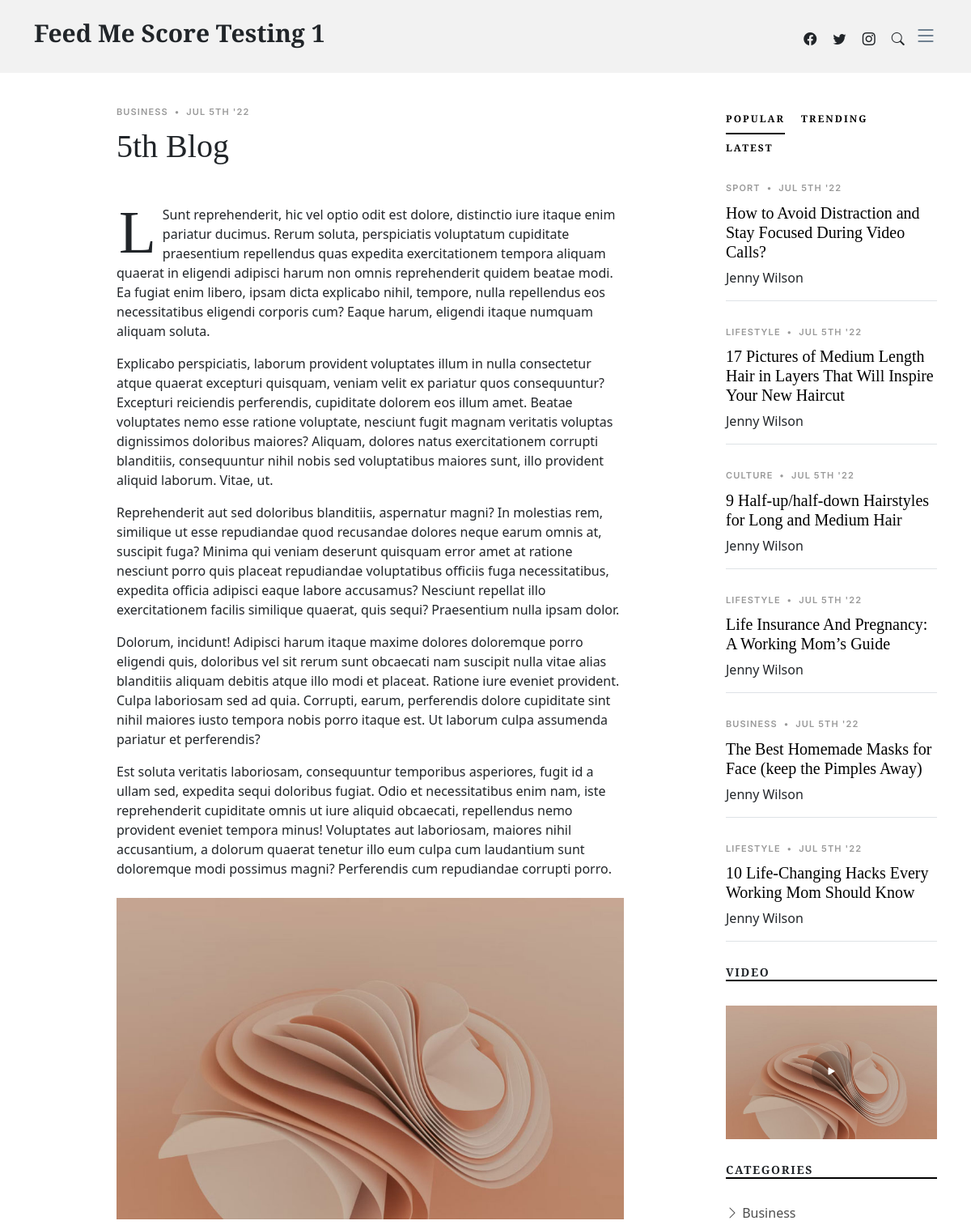
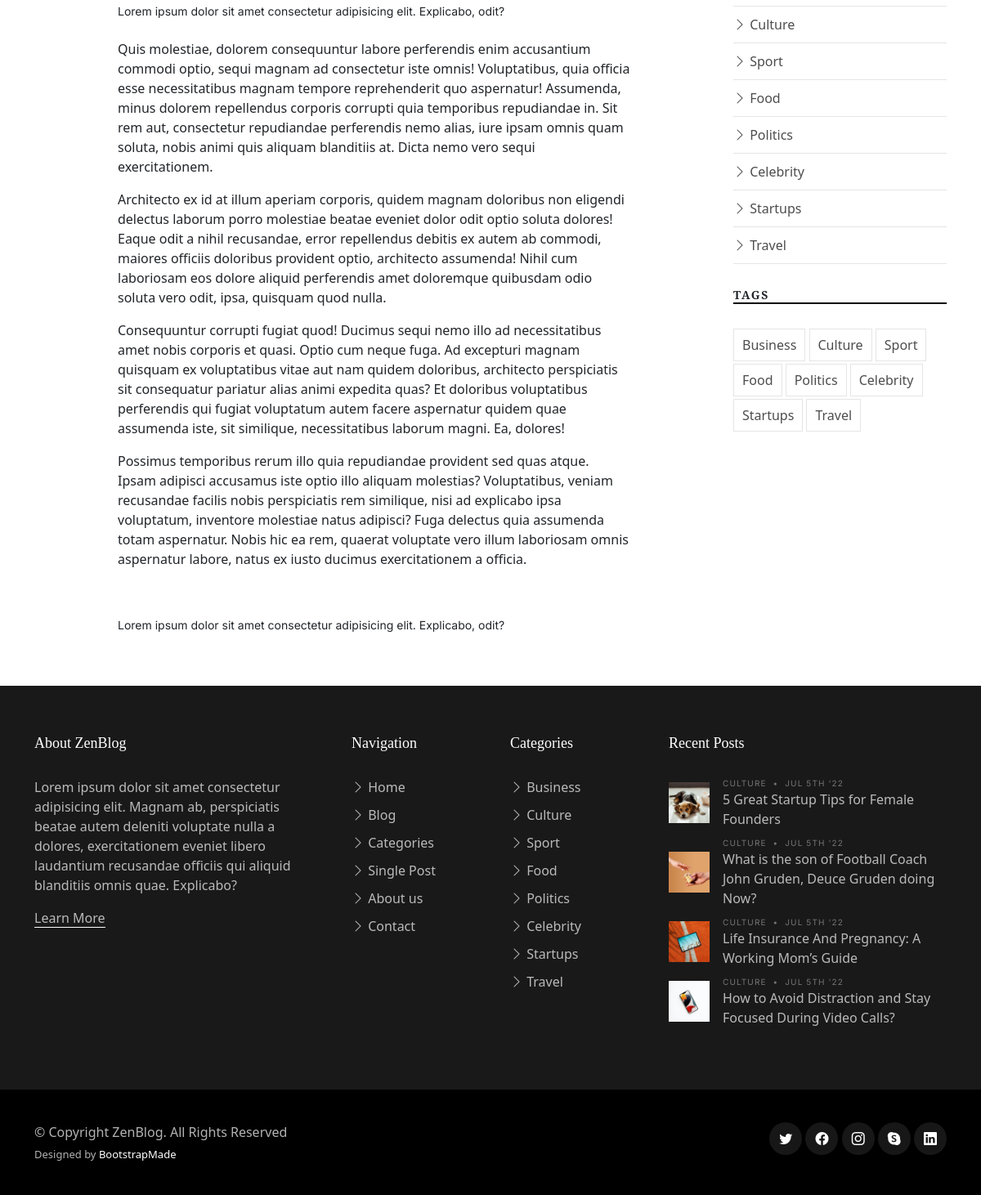
The page /fifth-blog/ on the database its author committed (2 pictures, top to bottom).
### blog/models.py (models this page shows)
class posts(models.Model):
    title = models.CharField(max_length=200, unique=True)
    slug = models.SlugField(max_length=200, unique=True)
    author = models.ForeignKey(User, on_delete=models.CASCADE)
    updated_on = models.DateTimeField(auto_now=True)
    created_on = models.DateTimeField()
    content = RichTextField()
    metades = models.CharField(max_length=300, default="new post")
    status = models.IntegerField(choices=STATUS, default=0)
    image_url = models.URLField(blank=True, null=True)

### blog/views.py (the view)
# urls.py: path('<slug:slug>/', views.postdetail.as_view(), name='post_detail'),
class postdetail(generic.DetailView):
    model = posts
    template_name = "single-post.html"

### blog/templates/single-post.html (shortened to what this page needs)
{% extends 'head.html' %}
{% block metatags %}
<head>
{% endblock %}
{% block content %}
</head>
<body>
  <main id="main">
    <section class="single-post-content">
      <div class="container">
        <div class="row">
          <div class="col-md-9 post-content" data-aos="fade-up">
            <div class="single-post">
              <div class="post-meta"><span class="date">Business</span> <span class="mx-1">&bullet;</span> <span>Jul 5th '22</span></div>
              <h1 class="mb-5">{% block title %} {{ object.title }} {% endblock title %}</h1>
              <p><span class="firstcharacter">L</span>{{ object.content | safe }}</p>
              <figure class="my-4">
                <figcaption>Lorem ipsum dolor sit amet consectetur adipisicing elit. Explicabo, odit? </figcaption>
              </figure>
            </div>
          </div>
          <div class="col-md-3">
            <div class="aside-block">
              <ul class="nav nav-pills custom-tab-nav mb-4" id="pills-tab" role="tablist">
                <li class="nav-item" role="presentation">
                  <button class="nav-link active" id="pills-popular-tab" data-bs-toggle="pill" data-bs-target="#pills-popular" type="button" role="tab" aria-controls="pills-popular" aria-selected="true">Popular</button>
                </li>
                <li class="nav-item" role="presentation">
                  <button class="nav-link" id="pills-trending-tab" data-bs-toggle="pill" data-bs-target="#pills-trending" type="button" role="tab" aria-controls="pills-trending" aria-selected="false">Trending</button>
                </li>
                <li class="nav-item" role="presentation">
                  <button class="nav-link" id="pills-latest-tab" data-bs-toggle="pill" data-bs-target="#pills-latest" type="button" role="tab" aria-controls="pills-latest" aria-selected="false">Latest</button>
                </li>
              </ul>
              <div class="tab-content" id="pills-tabContent">
                <div class="tab-pane fade show active" id="pills-popular" role="tabpanel" aria-labelledby="pills-popular-tab">
                  <div class="post-entry-1 border-bottom">
                    <div class="post-meta"><span class="date">Sport</span> <span class="mx-1">&bullet;</span> <span>Jul 5th '22</span></div>
                    <h2 class="mb-2"><a href="#">How to Avoid Distraction and Stay Focused During Video Calls?</a></h2>
                    <span class="author mb-3 d-block">Jenny Wilson</span>
                  </div>
                  <div class="post-entry-1 border-bottom">
                    <div class="post-meta"><span class="date">Lifestyle</span> <span class="mx-1">&bullet;</span> <span>Jul 5th '22</span></div>
                    <h2 class="mb-2"><a href="#">17 Pictures of Medium Length Hair in Layers That Will Inspire Your New Haircut</a></h2>
                    <span class="author mb-3 d-block">Jenny Wilson</span>
                  </div>
                  <div class="post-entry-1 border-bottom">
                    <div class="post-meta"><span class="date">Culture</span> <span class="mx-1">&bullet;</span> <span>Jul 5th '22</span></div>
                    <h2 class="mb-2"><a href="#">9 Half-up/half-down Hairstyles for Long and Medium Hair</a></h2>
                    <span class="author mb-3 d-block">Jenny Wilson</span>
                  </div>
                  <div class="post-entry-1 border-bottom">
                    <div class="post-meta"><span class="date">Lifestyle</span> <span class="mx-1">&bullet;</span> <span>Jul 5th '22</span></div>
                    <h2 class="mb-2"><a href="#">Life Insurance And Pregnancy: A Working Mom’s Guide</a></h2>
                    <span class="author mb-3 d-block">Jenny Wilson</span>
                  </div>
                  <div class="post-entry-1 border-bottom">
                    <div class="post-meta"><span class="date">Business</span> <span class="mx-1">&bullet;</span> <span>Jul 5th '22</span></div>
                    <h2 class="mb-2"><a href="#">The Best Homemade Masks for Face (keep the Pimples Away)</a></h2>
                    <span class="author mb-3 d-block">Jenny Wilson</span>
                  </div>
                  <div class="post-entry-1 border-bottom">
                    <div class="post-meta"><span class="date">Lifestyle</span> <span class="mx-1">&bullet;</span> <span>Jul 5th '22</span></div>
                    <h2 class="mb-2"><a href="#">10 Life-Changing Hacks Every Working Mom Should Know</a></h2>
                    <span class="author mb-3 d-block">Jenny Wilson</span>
                  </div>
                </div>
              </div>
            </div>
            <div class="aside-block">
              <h3 class="aside-title">Video</h3>
              <div class="video-post">
                <a href="https://www.youtube.com/watch?v=AiFfDjmd0jU" class="glightbox link-video">
                  <span class="bi-play-fill"></span>
                  <img src="assets/img/post-landscape-5.jpg" alt="" class="img-fluid">
                </a>
              </div>
            </div>
            <div class="aside-block">
              <h3 class="aside-title">Categories</h3>
              <ul class="aside-links list-unstyled">
                <li><a href="category.html"><i class="bi bi-chevron-right"></i> Business</a></li>
                <li><a href="category.html"><i class="bi bi-chevron-right"></i> Culture</a></li>
                <li><a href="category.html"><i class="bi bi-chevron-right"></i> Sport</a></li>
                <li><a href="category.html"><i class="bi bi-chevron-right"></i> Food</a></li>
                <li><a href="category.html"><i class="bi bi-chevron-right"></i> Politics</a></li>
                <li><a href="category.html"><i class="bi bi-chevron-right"></i> Celebrity</a></li>
                <li><a href="category.html"><i class="bi bi-chevron-right"></i> Startups</a></li>
                <li><a href="category.html"><i class="bi bi-chevron-right"></i> Travel</a></li>
              </ul>
            </div>
            <div class="aside-block">
              <h3 class="aside-title">Tags</h3>
              <ul class="aside-tags list-unstyled">
                <li><a href="category.html">Business</a></li>
                <li><a href="category.html">Culture</a></li>
                <li><a href="category.html">Sport</a></li>
                <li><a href="category.html">Food</a></li>
                <li><a href="category.html">Politics</a></li>
                <li><a href="category.html">Celebrity</a></li>
                <li><a href="category.html">Startups</a></li>
                <li><a href="category.html">Travel</a></li>
              </ul>
            </div>
          </div>
        </div>
      </div>
    </section>
  </main>
</body>
{% endblock content %}

### static/assets/css/variables.css (style rules this page uses)
:root { --font-default: 'EB Garamond', system-ui, -apple-system, "Segoe UI", Roboto, "Helvetica Neue", Arial, "Noto Sans", "Liberation Sans", sans-serif, "Apple Color Emoji", "Segoe UI Emoji", "Segoe UI Symbol", "Noto Color Emoji"; --font-primary: 'EB Garamond', serif; --font-secondary: 'Inter', sans-serif; --color-default: #212529; --color-default-rgb: 33, 37, 41; --color-links: #212529; --color-links-hover: #15171a; --color-primary: #212529; --color-primary-light: #26282c; --color-primary-dark: #0b0c0e; --color-primary-rgb: 33, 37, 41; --color-primary-light-rgb: 38, 40, 44; --color-primary-dark-rgb: 11, 12, 14; --color-secondary: #596d80; --color-secondary-light: #8498aa; --color-secondary-dark: #404f5c; --color-secondary-rgb: 89, 109, 128; --color-secondary-light-rgb: 132, 152, 170; --color-secondary-dark-rgb: 64, 79, 92; --color-blue: #0d6efd; --color-blue-rgb: 13, 110, 253; --color-indigo: #6610f2; --color-indigo-rgb: 102, 16, 242; --color-purple: #6f42c1; --color-purple-rgb: 111, 66, 193; --color-pink: #f3268c; --color-pink-rgb: 243, 38, 140; --color-red: #df1529; --color-red-rgb: 223, 21, 4; --color-orange: #fd7e14; --color-orange-rgb: 253, 126, 20; --color-yellow: #ffc107; --color-yellow-rgb: 255, 193, 7; --color-green: #059652; --color-green-rgb: 5, 150, 82; --color-teal: #20c997; --color-teal-rgb: 32, 201, 151; --color-cyan: #0dcaf0; --color-cyan-rgb: 13, 202, 240; --color-white: #ffffff; --color-white-rgb: 255, 255, 255; --color-gray: #6c757d; --color-gray-rgb: 108, 117, 125; --color-black: #000000; --color-black-rgb: 0, 0, 0; }
:root { --bs-blue: var(--color-blue); --bs-indigo: var(--color-indigo); --bs-purple: var(--color-purple); --bs-pink: var(--color-pink); --bs-red: var(--color-red); --bs-orange: var(--color-orange); --bs-yellow: var(--color-yellow); --bs-green: var(--color-green); --bs-teal: var(--color-teal); --bs-cyan: var(--color-cyan); --bs-white: var(--color-white); --bs-gray: var(--color-gray); --bs-gray-dark: #343a40; --bs-gray-100: #f8f9fa; --bs-gray-200: #e9ecef; --bs-gray-300: #dee2e6; --bs-gray-400: #ced4da; --bs-gray-500: #adb5bd; --bs-gray-600: #6c757d; --bs-gray-700: #495057; --bs-gray-800: #343a40; --bs-gray-900: #212529; --bs-primary: var(--color-blue); --bs-secondary: var(--color-blue); --bs-success: #198754; --bs-info: #0dcaf0; --bs-warning: #ffc107; --bs-danger: #dc3545; --bs-light: #f8f9fa; --bs-dark: #212529; --bs-primary-rgb: var(--color-primary-rgb); --bs-secondary-rgb: var(--color-secondary-rgb); --bs-success-rgb: 25, 135, 84; --bs-info-rgb: 13, 202, 240; --bs-warning-rgb: 255, 193, 7; --bs-danger-rgb: 220, 53, 69; --bs-light-rgb: 248, 249, 250; --bs-dark-rgb: 33, 37, 41; --bs-white-rgb: var(--color-white-rgb); --bs-black-rgb: var(--color-black-rgb); --bs-body-color-rgb: var(--color-default-rgb); --bs-body-bg-rgb: 255, 255, 255; --bs-font-sans-serif: var(--font-default); --bs-font-monospace: SFMono-Regular, Menlo, Monaco, Consolas, "Liberation Mono", "Courier New", monospace; --bs-gradient: linear-gradient(180deg, rgba(255, 255, 255, 0.15), rgba(255, 255, 255, 0)); --bs-body-font-family: var(--font-default); --bs-body-font-size: 1rem; --bs-body-font-weight: 400; --bs-body-line-height: 1.5; --bs-body-color: var(--color-default); --bs-body-bg: #fff; }

### rows shown on the page
posts: title "5th Blog", content "Sunt reprehenderit, hic vel optio odit est dolore, distinctio iure itaque enim pariatur ducimus. Rerum soluta, perspiciatis voluptatum cupiditate praesentium repellendus quas expedita exercitationem tempora aliquam quaerat in eligendi adipisci harum non omnis reprehenderit quidem beatae modi. Ea fugiat enim libero, ipsam dicta explicabo nihil, tempore, nulla repellendus eos necessitatibus eligendi corporis cum? Eaque harum, eligendi itaque numquam aliquam soluta. Explicabo perspiciatis, laborum provident voluptates illum in nulla consectetur atque quaerat excepturi quisquam, veniam velit ex pariatur quos consequuntur? Excepturi reiciendis perferendis, cupiditate dolorem eos illum amet.…", content (picture)
